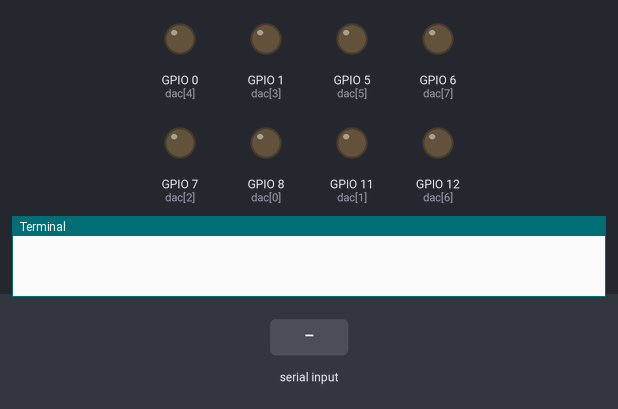
This program was run on a simulated Raspberry Pi (BCM pin numbers). Shown: output pins drawn as LEDs (lit = HIGH), the last lines printed to the terminal. Dashed ring = blinking. The inputs (shaded band) are chosen by the test bench.

Above: at 1.2 s.
1.3 s: "5" typed at the terminal, then Enter
At 3.66 s:
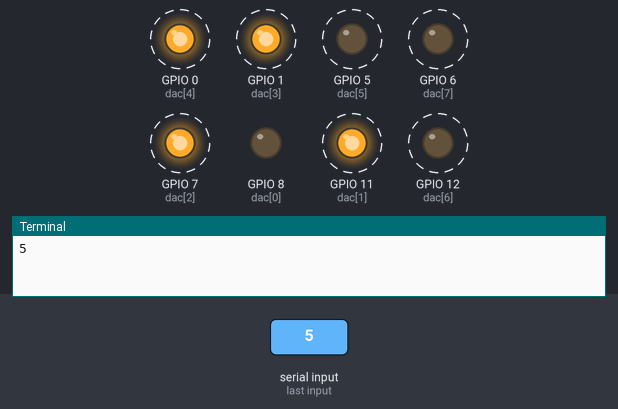
At 6.16 s:
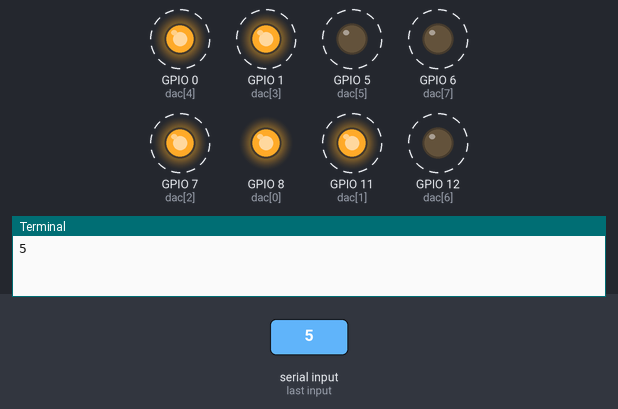
Timing chart, 0 to 65.8 s (numbered marks = the images above; inputs shaded):
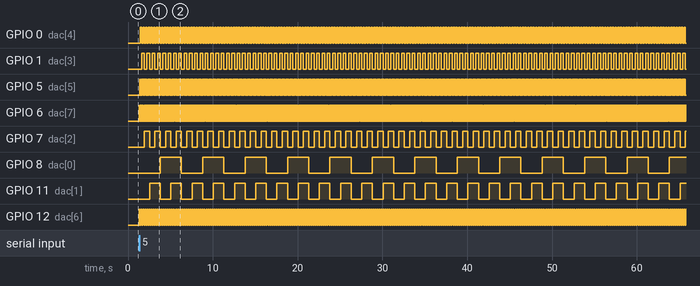

Measured:
- after the input at 1.3 s, GPIO 0 (dac[4]): alternates HIGH for 0.16 s and LOW for 0.16 s, starting after 0.16 s; GPIO 1 (dac[3]): alternates HIGH for 0.31 s and LOW for 0.31 s, starting after 0.31 s

The program:

4-2-triangle.py
```python
import RPi.GPIO as GPIO
import time

def decimal_to_binary(x):
        return [int(n) for n in bin(x)[2:].zfill(8)]


try:
        dac = [8, 11, 7, 1, 0, 5, 12, 6]
        GPIO.setmode(GPIO.BCM)
        GPIO.setup(dac, GPIO.OUT)
        t = int(round(float(input())))
        while True:
            for a in range(256):
                GPIO.output(dac,decimal_to_binary(a))
                time.sleep(t/256)


finally:
    GPIO.output(dac,0)
    GPIO.cleanup()
    print("Program was stopped by User")
```
